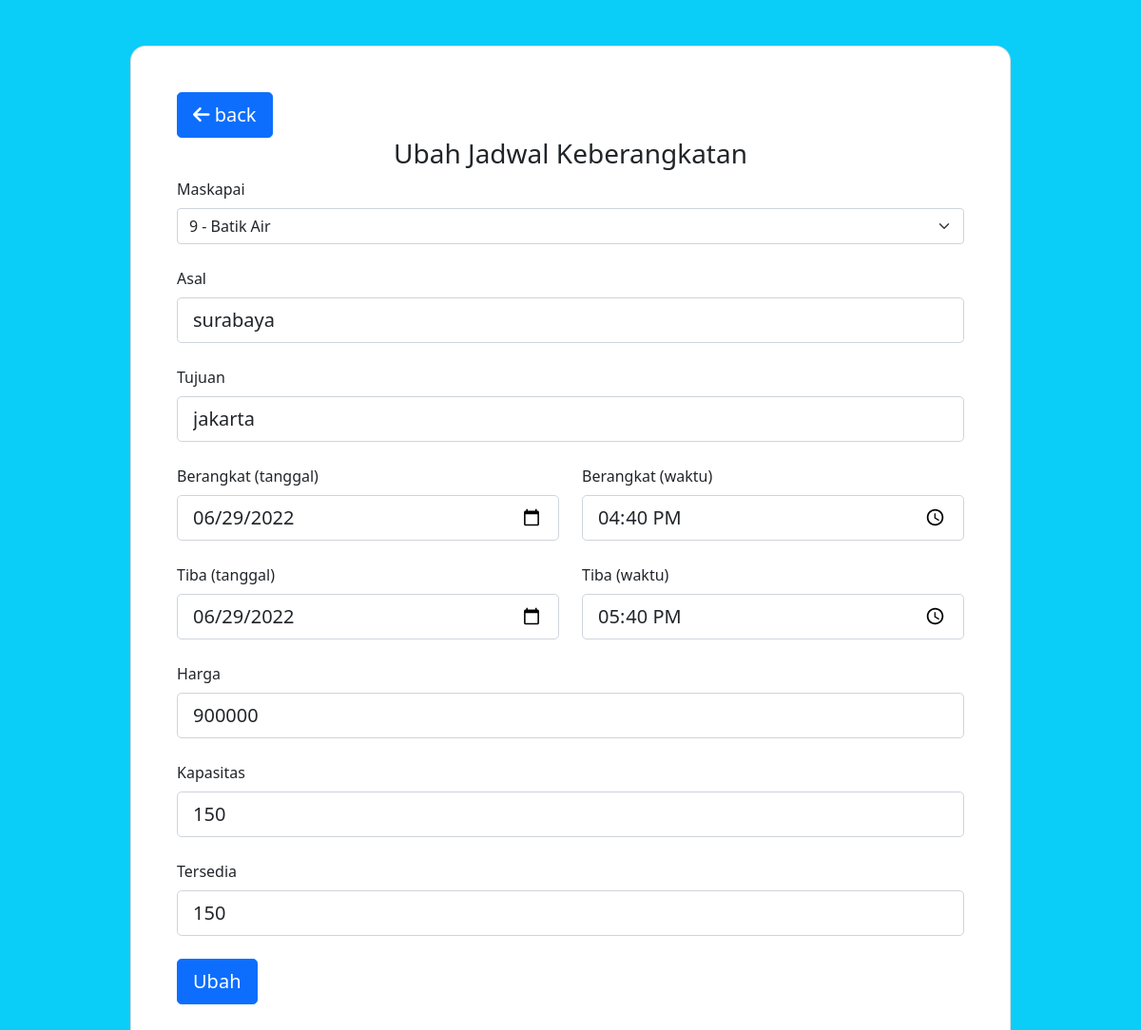
The page /edit-jadwal.php?id=13 (signed in) on the database its author committed.
### tables this page shows
CREATE TABLE `jadwal` (
  `id` int(5) NOT NULL,
  `maskapai` int(5) NOT NULL,
  `asal` varchar(255) NOT NULL,
  `tujuan` varchar(255) NOT NULL,
  `berangkat` datetime NOT NULL,
  `tiba` datetime NOT NULL,
  `harga` int(25) NOT NULL,
  `kapasitas` int(11) NOT NULL,
  `tersedia` int(11) NOT NULL
);

CREATE TABLE `maskapai` (
  `id` int(5) NOT NULL,
  `nama` varchar(255) NOT NULL,
  `kode` varchar(5) NOT NULL
);

### edit-jadwal.php (the view, shortened to what this page needs)
<?php
include 'config.php';
if(isset($_GET['id'])){
    $id = $_GET['id'];
    $query = "SELECT * FROM jadwal WHERE id = $id";
    $result = $conn->query($query);
    $hasil = mysqli_fetch_assoc($result);
} else {
    header("Location: dashboard.php");
}
?>
<!DOCTYPE html>
<html lang="en">
<head>
    <link href="https://cdn.jsdelivr.net/npm/bootstrap@5.1.3/dist/css/bootstrap.min.css" rel="stylesheet">
    <link rel="stylesheet" href="https://cdnjs.cloudflare.com/ajax/libs/font-awesome/6.1.1/css/all.min.css" />
</head>
<body style="background-color: #0ACDF8;">
    <section>
        <div class="container py-5 h-100">
            <div class="row d-flex justify-content-center align-items-center">
                <div class="col-12 col-md-8 col-lg-6 col-xl-10">
                    <div class="card shadow-2-strong" style="border-radius: 1rem;">
                        <div class="card-body p-5">
                            <a href="dashboard.php" class="btn btn-primary btn-lg btn-block"><span class="fa-solid fa-arrow-left"></span> back</a>
                            <h3 class="mb-6 text-center">Ubah Jadwal Keberangkatan</h3>
                            <form action="" method="POST">
                                <div class="form-outline mb-4">
                                    <label class="form-label" for="asal">Maskapai</label>
                                    <select class="form-select" name="maskapai" required>
                                        <?php
                                        $query = "SELECT * FROM maskapai";
                                        $result = $conn->query($query);
                                        while($row = $result->fetch_array()){
                                            $id = $row['id'];
                                            $nm_maskapai = $row['nama'];
                                            echo '<option value="'.$id.'" '.($id==$hasil['maskapai']?" selected":"").'
                                            >'.$id.' - '.$nm_maskapai.'</option>';
                                        }
                                        ?>
                                    </select>
                                </div>
                                <div class="form-outline mb-4">
                                    <label class="form-label" for="asal">Asal</label>
                                    <input type="text" id="asal" name="asal" value="<?= $hasil['asal'] ?>" class="form-control form-control-lg" required/>
                                </div>
                                <div class="form-outline mb-4">
                                    <label class="form-label" for="tujuan">Tujuan</label>
                                    <input type="text" id="tujuan" name="tujuan"  value="<?= $hasil['tujuan'] ?>" class="form-control form-control-lg" required/>
                                </div>
                                <div class="row">
                                    <div class="form-outline col mb-4">
                                        <label class="form-label" for="berangkat">Berangkat (tanggal)</label>
                                        <input type="date" id="berangkat" name="berangkat" value="<?= date("Y-m-d",strtotime($hasil['berangkat'])) ?>" class="form-control form-control-lg" required/>
                                    </div>
                                    <div class="form-outline col mb-4">
                                        <label class="form-label" for="tiba">Berangkat (waktu)</label>
                                        <input type="time" id="berangkat_waktu" name="berangkat_waktu" value="<?= date("H:i",strtotime($hasil['berangkat'])) ?>" class="form-control form-control-lg" required/>
                                    </div>
                                </div>
                                <div class="row">
                                    <div class="form-outline col mb-4">
                                        <label class="form-label" for="tiba">Tiba (tanggal)</label>
                                        <input type="date" id="tiba" name="tiba" value="<?= date("Y-m-d",strtotime($hasil['tiba'])) ?>" class="form-control form-control-lg" required/>
                                    </div>
                                    <div class="form-outline col mb-4">
                                        <label class="form-label" for="tiba">Tiba (waktu)</label>
                                        <input type="time" id="tiba_waktu" name="tiba_waktu" value="<?= date("H:i",strtotime($hasil['tiba'])) ?>" class="form-control form-control-lg" required/>
                                    </div>
                                </div>
                                <div class="form-outline mb-4">
                                    <label class="form-label" for="harga">Harga</label>
                                    <input type="text" id="harga" name="harga" value="<?= $hasil['harga'] ?>" class="form-control form-control-lg" required/>
                                </div>
                                <div class="form-outline mb-4">
                                    <label class="form-label" for="kapasitas">Kapasitas</label>
                                    <input type="text" id="kapasitas" name="kapasitas" value="<?= $hasil['kapasitas'] ?>" class="form-control form-control-lg" required/>
                                </div>
                                <div class="form-outline mb-4">
                                    <label class="form-label" for="tersedia">Tersedia</label>
                                    <input type="text" id="tersedia" name="tersedia" value="<?= $hasil['tersedia'] ?>" class="form-control form-control-lg" required/>
                                </div>
                                <button class="btn btn-primary btn-lg btn-block" type="submit" name="submit">Ubah</button>
                            </form>
                        </div>
                    </div>
                </div>
            </div>
        </div>
    </section>
</body>
</html>

### rows shown on the page
jadwal: maskapai "9 - Batik Air", asal "surabaya", tujuan "jakarta", berangkat "06/29/2022", berangkat_waktu "16:40", tiba "06/29/2022", tiba_waktu "17:40", harga "900000", kapasitas "150", tersedia "150"
